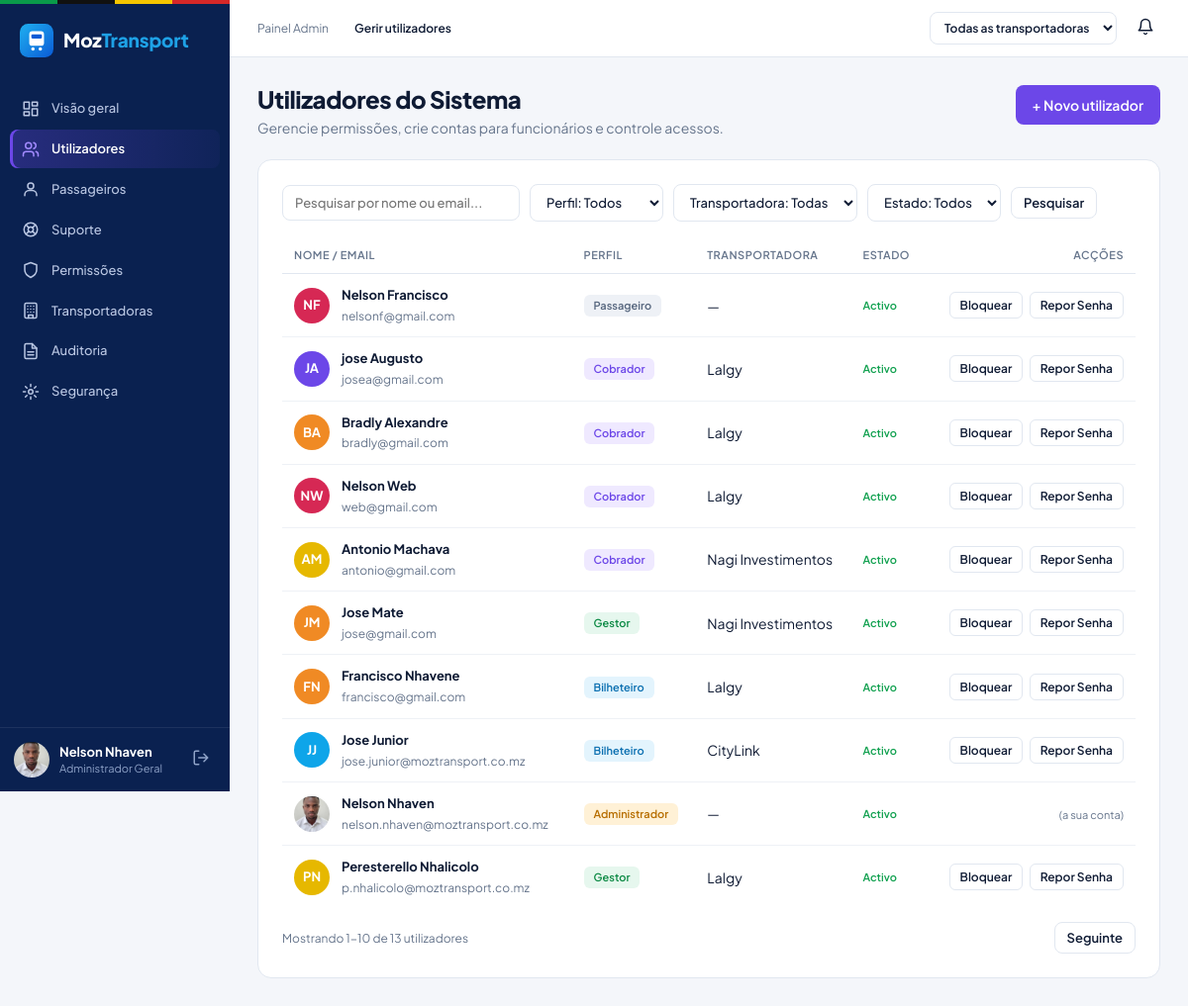
The page /administrador/utilizadores.php (signed in) on the database its author committed.
### tables this page shows
CREATE TABLE `utilizador` (
  `id_utilizador` int(10) unsigned NOT NULL AUTO_INCREMENT,
  `nome` varchar(100) NOT NULL,
  `email` varchar(120) NOT NULL,
  `senha` varchar(255) NOT NULL,
  `telefone` varchar(30) DEFAULT NULL,
  `documento` varchar(30) DEFAULT NULL,
  `foto` varchar(255) DEFAULT NULL,
  `agencia` varchar(100) DEFAULT NULL,
  `perfil` enum('passageiro','bilheteiro','cobrador','gestor','administrador') NOT NULL DEFAULT 'passageiro',
  `id_transportadora` int(10) unsigned DEFAULT NULL,
  `activo` tinyint(1) NOT NULL DEFAULT 1,
  `data_criacao` datetime NOT NULL DEFAULT current_timestamp(),
  `tentativas_falhadas` tinyint(3) unsigned NOT NULL DEFAULT 0,
  `bloqueado_ate` datetime DEFAULT NULL,
  `ultimo_acesso` datetime DEFAULT NULL,
  `notificacoes` tinyint(1) NOT NULL DEFAULT 1,
  `notificacoes_vistas_em` datetime DEFAULT NULL,
  PRIMARY KEY (`id_utilizador`),
  UNIQUE KEY `uq_utilizador_email` (`email`),
  UNIQUE KEY `uq_utilizador_documento` (`documento`),
  KEY `idx_utilizador_perfil` (`perfil`),
  KEY `fk_utilizador_transportadora` (`id_transportadora`),
  CONSTRAINT `fk_utilizador_transportadora` FOREIGN KEY (`id_transportadora`) REFERENCES `transportadora` (`id_transportadora`) ON DELETE SET NULL ON UPDATE CASCADE
);

CREATE TABLE `transportadora` (
  `id_transportadora` int(10) unsigned NOT NULL AUTO_INCREMENT,
  `nome` varchar(100) NOT NULL,
  `nuit` varchar(20) NOT NULL,
  `contacto` varchar(30) NOT NULL,
  `endereco` varchar(200) DEFAULT NULL,
  `activa` tinyint(1) NOT NULL DEFAULT 1,
  PRIMARY KEY (`id_transportadora`),
  UNIQUE KEY `uq_transportadora_nuit` (`nuit`)
);

### includes/sessao.php (called while the page is built, shortened)
<?php
require_once __DIR__ . '/funcoes.php';
function utilizador_logado(): ?array {
    return $_SESSION['utilizador'] ?? null;
}

### administrador/utilizadores.php (the view, shortened to what this page needs)
<?php
require_once __DIR__ . '/../includes/sessao.php';
$eu = utilizador_logado();
$q = trim($_GET['q'] ?? '');
$onde = ['1=1'];
$p = [];
$cond = implode(' AND ', $onde);
$st = $pdo->prepare("SELECT COUNT(*) FROM utilizador u WHERE $cond");
$st->execute($p);
$total = (int)$st->fetchColumn();
$porPagina = 10;
$pagina = max(1, (int)($_GET['pagina'] ?? 1));
$paginas = max(1, (int)ceil($total / $porPagina));
$pagina = min($pagina, $paginas);
$offset = ($pagina - 1) * $porPagina;
$st = $pdo->prepare("SELECT u.*, t.nome AS transportadora FROM utilizador u
                     LEFT JOIN transportadora t ON t.id_transportadora = u.id_transportadora
                     WHERE $cond ORDER BY u.data_criacao DESC, u.id_utilizador DESC LIMIT $porPagina OFFSET $offset");
$st->execute($p);
$lista = $st->fetchAll();
function ligacao_pagina(int $n): string {
    $qs = $_GET; $qs['pagina'] = $n;
    return '?' . http_build_query($qs);
}
$migalhas = ['Painel Admin', 'Gerir utilizadores'];
$paginaActiva = 'administrador/utilizadores.php';
require __DIR__ . '/../includes/painel_inicio.php';
?>
<div class="cabecalho-pagina">
  <div>
    <h1 class="titulo-pagina">Utilizadores do Sistema</h1>
    <p class="subtitulo-pagina">Gerencie permissões, crie contas para funcionários e controle acessos.</p>
  </div>
  <button class="btn btn-primario" type="button" data-abrir="modal-utilizador">+ Novo utilizador</button>
</div>
<section class="cartao">
  <form method="get" class="filtros">
    <input type="search" name="q" value="<?= e($q) ?>" placeholder="Pesquisar por nome ou email...">
    <select name="perfil">
      <option value="">Perfil: Todos</option>
    </select>
    <select name="transportadora">
      <option value="0">Transportadora: Todas</option>
    </select>
    <select name="estado">
      <option value="">Estado: Todos</option>
    </select>
    <button class="btn btn-sec btn-pequeno" type="submit">Pesquisar</button>
  </form>
  <div class="tabela-rolar">
  <table class="tabela">
    <thead><tr><th>Nome / Email</th><th>Perfil</th><th>Transportadora</th><th>Estado</th><th class="acoes">Acções</th></tr></thead>
    <tbody>
    <?php foreach ($lista as $l):
        $bloq = !(int)$l['activo'] || ($l['bloqueado_ate'] && strtotime($l['bloqueado_ate']) > time());
        $eMeu = (int)$l['id_utilizador'] === (int)$eu['id_utilizador'];
    ?>
      <tr>
        <td><div class="celula-utilizador"><?= avatar_html($l) ?>
          <div><strong><?= e($l['nome']) ?></strong><small><?= e($l['email']) ?></small></div></div></td>
        <td><span class="etq <?= classe_perfil($l['perfil']) ?>"><?= e(nome_perfil($l['perfil'])) ?></span></td>
        <td><?= e($l['transportadora'] ?? '—') ?></td>
        <td><span class="etq <?= $bloq ? 'etq-bloqueado' : 'etq-activo' ?>"><?= $bloq ? 'Bloqueado' : 'Activo' ?></span></td>
        <td class="acoes">
          <?php if (!$eMeu): ?>
            <form method="post" data-confirmar="<?= $bloq ? 'Desbloquear' : 'Bloquear' ?> <?= e($l['nome']) ?>?">
              <button class="btn-tabela" type="submit"><?= $bloq ? 'Desbloquear' : 'Bloquear' ?></button>
            </form>
            <form method="post" data-confirmar="Repor a palavra-passe de <?= e($l['nome']) ?>? Será gerada uma palavra-passe temporária.">
              <button class="btn-tabela" type="submit">Repor Senha</button>
            </form>
          <?php else: ?><small class="pequeno">(a sua conta)</small><?php endif; ?>
        </td>
      </tr>
    <?php endforeach; ?>
    </tbody>
  </table>
  </div>
  <div class="rodape-tabela">
    <span><?= $total ? 'Mostrando ' . ($offset + 1) . '-' . ($offset + count($lista)) . ' de ' . formatar_numero($total) . ' utilizadores' : 'Sem resultados' ?></span>
    <div class="paginacao">
      <?php if ($pagina < $paginas): ?><a class="btn btn-sec btn-pequeno" href="<?= e(ligacao_pagina($pagina + 1)) ?>">Seguinte</a><?php endif; ?>
    </div>
  </div>
</section>
<?php require __DIR__ . '/../includes/painel_fim.php'; ?>

### includes/painel_inicio.php (shortened to what this page needs)
<?php
require_once __DIR__ . '/menu.php';
require_once __DIR__ . '/notificacoes.php';
$u        = utilizador_logado();
$menu     = menu_do_perfil($u['perfil']);
$migalhas = $migalhas ?? [];
$nomeTransp = null;
?>
<!DOCTYPE html>
<html lang="pt">
<head>
  <link rel="stylesheet" href="<?= e(url('assets/css/base.css') . '?v=' . (int)@filemtime(__DIR__ . '/../assets/css/base.css')) ?>">
  <link rel="stylesheet" href="<?= e(url('assets/css/painel.css') . '?v=' . (int)@filemtime(__DIR__ . '/../assets/css/painel.css')) ?>">
  <link rel="stylesheet" href="<?= e(url('assets/css/admin.css') . '?v=' . (int)@filemtime(__DIR__ . '/../assets/css/admin.css')) ?>">
  <link rel="stylesheet" href="<?= e(url('assets/css/bilheteiro.css') . '?v=' . (int)@filemtime(__DIR__ . '/../assets/css/bilheteiro.css')) ?>">
  <link rel="stylesheet" href="<?= e(url('assets/css/notificacoes.css') . '?v=' . (int)@filemtime(__DIR__ . '/../assets/css/notificacoes.css')) ?>">
  <link rel="stylesheet" href="<?= e(url('assets/css/suporte.css') . '?v=' . (int)@filemtime(__DIR__ . '/../assets/css/suporte.css')) ?>">
  <link rel="stylesheet" href="<?= e(url('assets/css/gestor.css') . '?v=' . (int)@filemtime(__DIR__ . '/../assets/css/gestor.css')) ?>">
</head>
<body class="painel perfil-<?= e($u['perfil']) ?>">
<aside class="lateral">
  <div class="lateral-logo"><?= logo_html('logo-claro') ?></div>
  <nav class="lateral-menu">
    <?php foreach ($menu as [$rotulo, $caminho, $icone]): ?>
      <a href="<?= e(url($caminho)) ?>" class="<?= ($paginaActiva ?? '') === $caminho ? 'activo' : '' ?>">
        <?= icone_svg($icone) ?><span><?= e($rotulo) ?></span>
      </a>
    <?php endforeach; ?>
  </nav>
  <div class="lateral-rodape">
    <a class="utilizador-cartao" href="<?= e(url('conta/dados_pessoais.php')) ?>" title="Dados pessoais">
      <?= avatar_html($u) ?>
      <span class="utilizador-texto">
        <strong><?= e($u['nome']) ?></strong>
        <small><?= e($u['perfil'] === 'administrador' ? 'Administrador Geral' : nome_perfil($u['perfil'])) ?><?= $nomeTransp ? ' • ' . e($nomeTransp) : (!empty($u['agencia']) ? ' • ' . e(explode(' ', $u['agencia'])[0]) : '') ?></small>
      </span>
    </a>
    <a class="sair" href="<?= e(url('auth/logout.php')) ?>" title="Terminar sessão"><?= icone_svg('sair') ?></a>
  </div>
</aside>
<div class="conteudo-geral">
  <header class="topo">
    <nav class="migalhas" aria-label="Localização">
      <?php foreach ($migalhas as $i => $m): ?>
        <span class="<?= $i === count($migalhas) - 1 ? 'actual' : '' ?>"><?= e($m) ?></span>
      <?php endforeach; ?>
    </nav>
    <div class="topo-direita">
      <?php if ($u['perfil'] === 'administrador'):
      ?>
        <form method="get" class="filtro-topo">
          <select name="transportadora" onchange="this.form.submit()" aria-label="Filtrar por transportadora">
            <option value="0">Todas as transportadoras</option>
          </select>
        </form>
      <?php endif; ?>
      <?= sino_notificacoes('sino', icone_svg('sino')) ?>
    </div>
  </header>
  <main class="conteudo">

### includes/funcoes.php (shortened to what this page needs)
<?php
function e($valor): string {
    return htmlspecialchars((string)$valor, ENT_QUOTES, 'UTF-8');
}
function url(string $caminho = ''): string {
    return BASE_URL . '/' . ltrim($caminho, '/');
}
function iniciais(string $nome): string {
    $partes = preg_split('/\s+/', trim($nome));
    $i = mb_strtoupper(mb_substr($partes[0], 0, 1));
    if (count($partes) > 1) {
        $i .= mb_strtoupper(mb_substr(end($partes), 0, 1));
    }
    return $i;
}
function nome_perfil(string $perfil): string {
    return [
        'passageiro' => 'Passageiro', 'bilheteiro' => 'Bilheteiro', 'cobrador' => 'Cobrador',
        'gestor' => 'Gestor', 'administrador' => 'Administrador',
    ][$perfil] ?? ucfirst($perfil);
}
function logo_html(string $classe = ''): string {
    return '<span class="logo ' . e($classe) . '"><svg class="logo-icone" viewBox="0 0 32 32" aria-hidden="true">'
         . '<defs><linearGradient id="lg" x1="0" y1="0" x2="1" y2="1"><stop offset="0" stop-color="#1fb0f0"/>'
         . '<stop offset="1" stop-color="#0a5bd6"/></linearGradient></defs>'
         . '<rect width="32" height="32" rx="8" fill="url(#lg)"/><rect x="9" y="7" width="14" height="14" rx="3" fill="#fff"/>'
         . '<rect x="11" y="10" width="10" height="4" rx="1" fill="#0a5bd6"/>'
         . '<circle cx="12.5" cy="24" r="1.6" fill="#fff"/><circle cx="19.5" cy="24" r="1.6" fill="#fff"/></svg>'
         . '<span class="logo-texto">Moz<span>Transport</span></span></span>';
}
function avatar_html(array $u, string $classe = ''): string {
    if (!empty($u['foto'])) {
        return '<span class="avatar ' . e($classe) . '"><img src="' . e(url($u['foto'])) . '" alt=""></span>';
    }
    $cores = ['#12a150', '#f08a24', '#6c47e8', '#0ea5e9', '#d62854', '#e6b800'];
    $cor = $cores[crc32((string)($u['nome'] ?? '')) % count($cores)];
    return '<span class="avatar ' . e($classe) . '" style="background:' . $cor . '">' . e(iniciais($u['nome'] ?? '?')) . '</span>';
}
function formatar_numero($n): string {
    return number_format((float)$n, 0, ',', ' ');
}
function classe_perfil(string $perfil): string {
    return 'etq-' . $perfil;
}

### assets/css/base.css (style rules this page uses)
:root { --azul:#1ea1e6; --azul-forte:#0b84cc; --navy:#0a2150; --navy-2:#102b66; --texto:#0f1b34; --cinza:#66758c; --borda:#e1e7f0; --fundo:#f4f6fa; --branco:#fff; --erro:#d92d3a; --erro-bg:#fdecee; --ok:#12a150; --ok-bg:#e7f7ee; --info:#0b6fb0; --info-bg:#e9f5fd; --roxo:#6c47e8; --roxo-bg:#f0ecff; --acento:var(--azul); --acento-forte:var(--azul-forte); --raio:10px; --fonte:'Plus Jakarta Sans','Inter',system-ui,-apple-system,'Segoe UI',Roboto,sans-serif; }
* { box-sizing:border-box }
html,body { margin:0 }
body { font-family:var(--fonte);color:var(--texto);background:var(--fundo);font-size:14px;line-height:1.45 }
a { color:var(--azul-forte);text-decoration:none }
h1,h2,h3 { margin:0;line-height:1.2 }
.logo { display:inline-flex;align-items:center;gap:10px;font-weight:800;font-size:19px;letter-spacing:-.2px }
.logo-icone { width:34px;height:34px }
.logo-texto span { color:var(--azul) }
.logo-claro { color:#fff }
.btn { display:inline-flex;align-items:center;justify-content:center;gap:8px;border:1px solid transparent;border-radius:8px; padding:10px 16px;font:600 14px var(--fonte);cursor:pointer;transition:.15s;text-decoration:none }
.btn-primario { background:var(--acento);color:#fff }
.btn-sec { background:#fff;color:var(--texto);border-color:var(--borda) }
.btn-pequeno { padding:7px 12px;font-size:13px }
.avatar { display:inline-flex;align-items:center;justify-content:center;width:36px;height:36px;border-radius:50%; color:#fff;font-weight:700;font-size:13px;overflow:hidden;flex:none }
.avatar img { width:100%;height:100%;object-fit:cover }

### assets/css/painel.css (style rules this page uses)
body.painel { display:flex;min-height:100vh }
body.perfil-administrador { --acento:var(--roxo);--acento-forte:#5636c9 }
.lateral { width:232px;flex:none;background:var(--navy);color:#cfd9ee;display:flex;flex-direction:column; position:sticky;top:0;height:100vh }
.lateral-logo { padding:20px 20px 28px }
.lateral-menu { display:flex;flex-direction:column;gap:2px;padding:0 10px;flex:1;overflow-y:auto }
.lateral-menu a { display:flex;align-items:center;gap:12px;padding:10px 12px;border-radius:8px;color:#b9c6e2;font-weight:500;font-size:13px }
.lateral-menu a.activo { background:rgba(255,255,255,.1);color:#fff;font-weight:600;box-shadow:inset 3px 0 0 var(--acento) }
.lateral-rodape { display:flex;align-items:center;gap:6px;padding:14px;border-top:1px solid rgba(255,255,255,.08) }
.utilizador-cartao { display:flex;align-items:center;gap:10px;flex:1;min-width:0;color:#fff }
.utilizador-texto { display:flex;flex-direction:column;min-width:0 }
.utilizador-texto strong { font-size:13px;white-space:nowrap;overflow:hidden;text-overflow:ellipsis }
.utilizador-texto small { color:#8fa3c8;font-size:11px }
.lateral-rodape .sair { color:#8fa3c8;padding:6px;border-radius:6px }
.conteudo-geral { flex:1;min-width:0;display:flex;flex-direction:column }
.topo { height:58px;background:#fff;border-bottom:1px solid var(--borda);display:flex;align-items:center; justify-content:space-between;padding:0 28px;gap:16px }
.migalhas { font-size:12px;color:var(--cinza);display:flex;gap:8px;align-items:center }
.migalhas .actual { color:var(--texto);font-weight:600 }
.topo-direita { display:flex;align-items:center;gap:14px }
.conteudo { padding:28px;max-width:1200px;width:100% }
.titulo-pagina { font-size:24px;font-weight:800;letter-spacing:-.4px }
.subtitulo-pagina { color:var(--cinza);margin:4px 0 22px }
.cartao { background:#fff;border:1px solid var(--borda);border-radius:14px;padding:24px }

### rows shown on the page
utilizador: foto (picture), nome "Nelson Nhaven", perfil "Administrador Geral", email "nelson.nhaven@moztransport.co.mz", perfil "Administrador", transportadora "—", activo "Activo", shows "(a sua conta)"
utilizador: nome "NF", nome "Nelson Francisco", email "nelsonf@gmail.com", perfil "Passageiro", transportadora "—", activo "Activo"
utilizador: nome "JA", nome "jose Augusto", email "josea@gmail.com", perfil "Cobrador", id_transportadora.nome "Lalgy", activo "Activo"
utilizador: nome "BA", nome "Bradly Alexandre", email "bradly@gmail.com", perfil "Cobrador", id_transportadora.nome "Lalgy", activo "Activo"
utilizador: nome "NW", nome "Nelson Web", email "web@gmail.com", perfil "Cobrador", id_transportadora.nome "Lalgy", activo "Activo"
utilizador: nome "AM", nome "Antonio Machava", email "antonio@gmail.com", perfil "Cobrador", id_transportadora.nome "Nagi Investimentos", activo "Activo"
utilizador: nome "JM", nome "Jose Mate", email "jose@gmail.com", perfil "Gestor", id_transportadora.nome "Nagi Investimentos", activo "Activo"
utilizador: nome "FN", nome "Francisco Nhavene", email "francisco@gmail.com", perfil "Bilheteiro", id_transportadora.nome "Lalgy", activo "Activo"
utilizador: nome "JJ", nome "Jose Junior", email "jose.junior@moztransport.co.mz", perfil "Bilheteiro", id_transportadora.nome "CityLink", activo "Activo"
utilizador: nome "PN", nome "Peresterello Nhalicolo", email "p.nhalicolo@moztransport.co.mz", perfil "Gestor", id_transportadora.nome "Lalgy", activo "Activo"

### other values the page prints
$rotulo "Visão geral"
$rotulo "Utilizadores"
$rotulo "Passageiros"
$rotulo "Suporte"
$rotulo "Permissões"
$rotulo "Transportadoras"
$rotulo "Auditoria"
$rotulo "Segurança"
$m "Painel Admin"
$m "Gerir utilizadores"
$offset + 1 "1"
$offset + count($lista) "10"
formatar_numero($total) "13"
